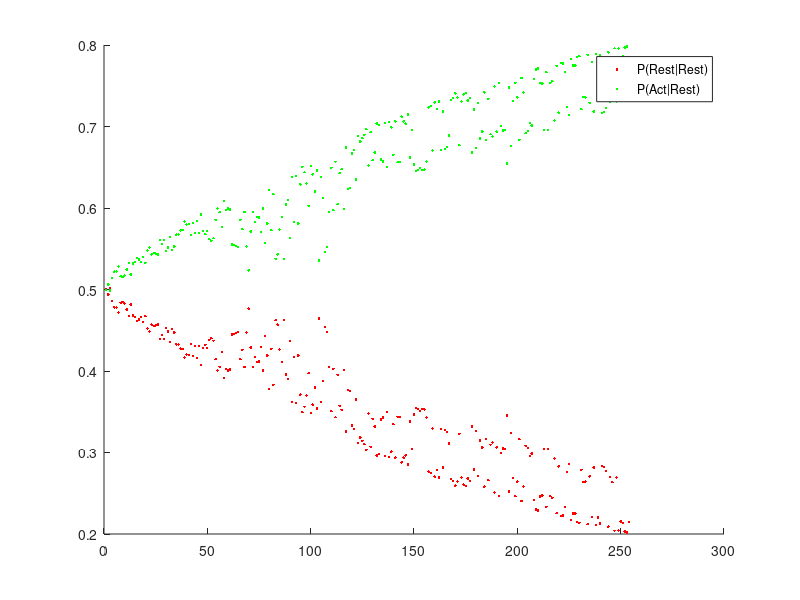
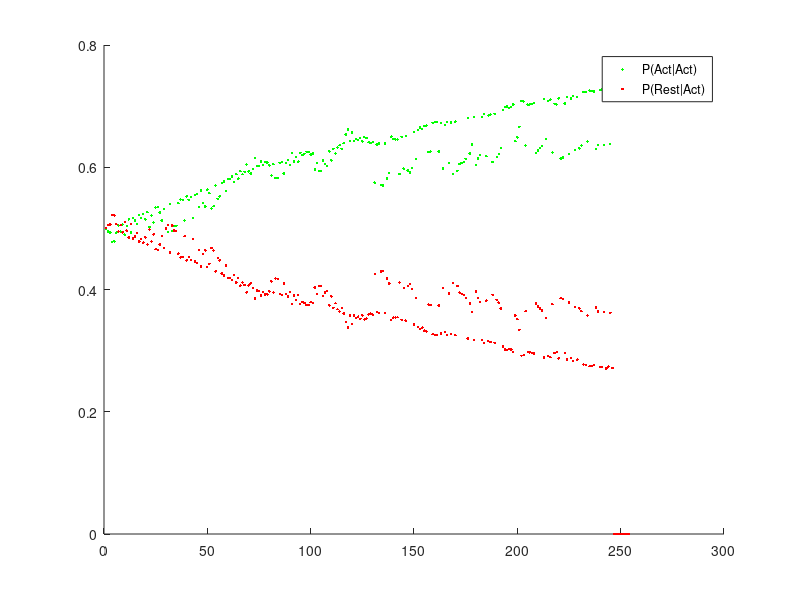
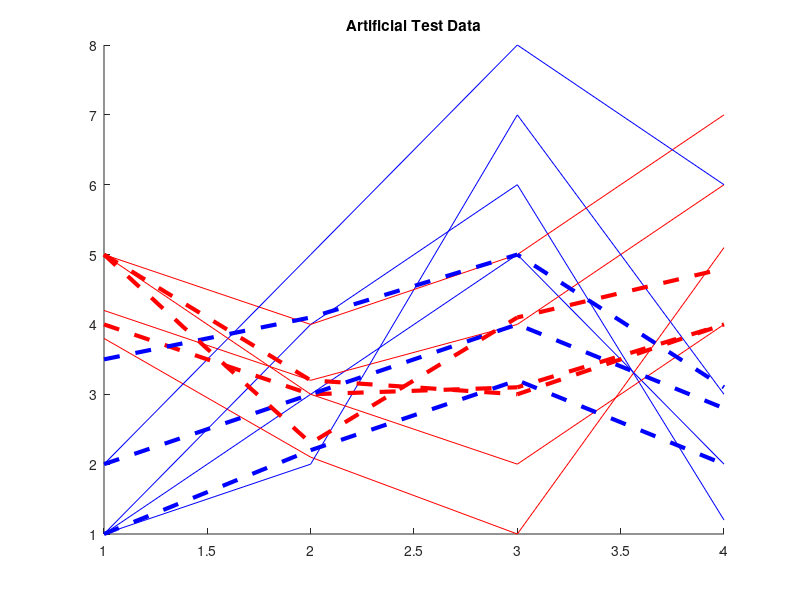

These charts were generated, in order, by the following MATLAB code:
clear all % THE ULTIMATE NEURAL NETWORK OPTIMZATION by Vlad
%% Hyperparameters
NbClasses = 2; % Generally the same as the dim of last layer but not necessarily
LayerDimensions = [4,3,2]; % From input layer to output layer
LayerActivations = [0,1,2];
% 0 : No Activation / 1 : ReLU / 2 : Softmax / (3 : ELU to implement later)
wInitCoeff = 0.1; %(generally 1/order of max layer in base 10 is good, actually making different wInitCoeff foer different dimensions is good)
learnRate = 0.2;

%% Initialisation
NbLayers = length(LayerDimensions);
[LayerList,WeightList,BiasList] = deal({});

for i = 1:NbLayers
    LayerList{i} = zeros(LayerDimensions(i),1);
end
for i = 1:NbLayers-1
   WeightList{i} =  (rand(LayerDimensions(i),LayerDimensions(i+1)) -0.5)*wInitCoeff; % Random Initial Weights
   BiasList{i} = ones(LayerDimensions(i+1),1);
end
%% Data Pipeline

%% Artificial Data INIT

TrainDataClass = {};
TestDataClass = {};

% insert Artificial data for maintenance / debugging
a = [1,2,3];
TrainDataClass{1} = [[1,3,5,2];[1,4,6,1.2];[1,2,7,3];[2,5,8,6]]';
TrainDataClass{2} = [[3.8,2.1,1,5.1];[4.2,3.2,4,6];[5,4,5,7];[5,3,2,4]]';

TestDataClass{1} = [[1,2.2,3.2,2];[3.5,4.1,5,3.1];[2,3,4,2.8]]';
TestDataClass{2} = [[4,3,3.1,4];[5,3.2,3,4];[5,2.3,4.1,4.8]]';

TrainDataClass{1,2}(:,1);
for k = 1:length(TrainDataClass{2}(1,:))
    figure(555); hold on
    plot(TrainDataClass{1}(:,k),'b-') % '-' TRAIN DATA
    plot(TrainDataClass{2}(:,k),'r-')
    title('Artificial Train Data')
end

for k = 1:length(TestDataClass{2}(1,:))
    figure(555); hold on
    plot(TestDataClass{1}(:,k),'b--','LineWidth',3) % '--' means TEST DATA
    plot(TestDataClass{2}(:,k),'r--','LineWidth',3)
    title('Artificial Test Data')
end
%% LEARNING
NbEpochs = 500;
OutputCount = zeros(1,LayerDimensions(length(LayerDimensions)));
for u = 1:NbEpochs
% Initialise empty weights & bias gradients
[WeightGradientList,BiasGradientList] = deal({});
for i = 1:NbLayers-1
   WeightGradientList{i} =  zeros(LayerDimensions(i),LayerDimensions(i+1));
   BiasGradientList{i} = zeros(LayerDimensions(i+1),1);
end 

% Pick random samples (all classes with (almost) equiprobability)
nbSample = 1;

randPickedClass = fix(rand(1)*NbClasses)+1;
randPickedIndex = fix(rand(1)*length(TrainDataClass{randPickedClass}(1,:)))+1;
pickedDat = TrainDataClass{randPickedClass}(:,randPickedIndex);

target = zeros(LayerDimensions(NbLayers),1);
target(randPickedClass) = 1;
trueIndx = randPickedClass;

% FORWARD PROPAGATION
LayerList{1}  = pickedDat' ;
dActList = {}; % Stock of derivatives of activation functions

for afk = 2:NbLayers
    LayerList{afk} = LayerList{afk-1}*WeightList{afk-1} + BiasList{afk-1}';
   
    % Activation
    if LayerActivations(afk) == 1 % ReLU
        LayerList{afk} = arrayfun(@(x) max(x,0),LayerList{afk}); % ReLU Activation    
    elseif LayerActivations(afk) == 2 % SoftMax
        LayerList{afk} = arrayfun(@(x) exp(x),LayerList{afk}); % Softmax Activation 1/2
        LayerList{afk} = LayerList{afk} ./sum(LayerList{afk}); % Softmax Activation 2/2     
    else 
                'Problem with activation functions parameters'
    end
end

% Compute Activation Derivatives
dActList{1} = ones(1,LayerDimensions(1)); % Stock of derivatives of activation functions
for afk = 2:NbLayers
    if LayerActivations(afk) == 1 % ReLU        
        dActList{afk} = ones(1,LayerDimensions(afk)); % ReLU derivative 1/2
        dActList{afk}(LayerList{afk} == 0) = 0; % ReLU Derivative 2/2       
    elseif LayerActivations(afk) == 2 % SoftMax       
        dActList{afk} = ones(1,LayerDimensions(afk)); % Assuming that we minimize the Cross-entropy function
    else 
                'Problem with activation functions parameters'
    end
end

% Recording stuff
OutputCount(trueIndx) = OutputCount(trueIndx) + 1;
OutputRecord(OutputCount(trueIndx),:,trueIndx) = LayerList{NbLayers};

 
%%%% Backpropagation
% Get the derivatives
dErr = (LayerList{NbLayers}' - target); % dE/dy 
[maxVal maxIndx] = max(abs(LayerList{NbLayers}));

if  max(abs(dErr)) > 0.01 %% Backpropagate only if wrong
       
% Bias and Weight Gradients
theBest = sort(1:NbLayers-2,'descend');
BiasGradientList{NbLayers-1} = dErr.*dActList{NbLayers}' ;
WeightGradientList{NbLayers-1} = (BiasGradientList{NbLayers-1}*LayerList{NbLayers-1})';
for kcl = theBest      
    BiasGradientList{kcl} = WeightList{kcl+1}*BiasGradientList{kcl+1}.*dActList{kcl+1}' ;
    WeightGradientList{kcl} = (BiasGradientList{kcl}*LayerList{kcl})';
end

for kcl = theBest % WEIGHTS UPDATE
    WeightList{kcl} =WeightList{kcl} -learnRate*WeightGradientList{kcl};
    BiasList{kcl} = BiasList{kcl} - learnRate*BiasGradientList{kcl};
end

end % END {if (wrong) then backpropagate}
end % END random iteration over train dataset


figure(5); hold on
plot(OutputRecord(:,2,1),'r.')
plot(OutputRecord(:,1,1),'g.')
% xlim([100000 250000])
legend('P(Rest|Rest)','P(Act|Rest)');

figure(6); hold on
plot(OutputRecord(:,2,2),'g.')
plot(OutputRecord(:,1,2),'r.')

% xlim([100000 250000])
legend('P(Act|Act)','P(Rest|Act)');
